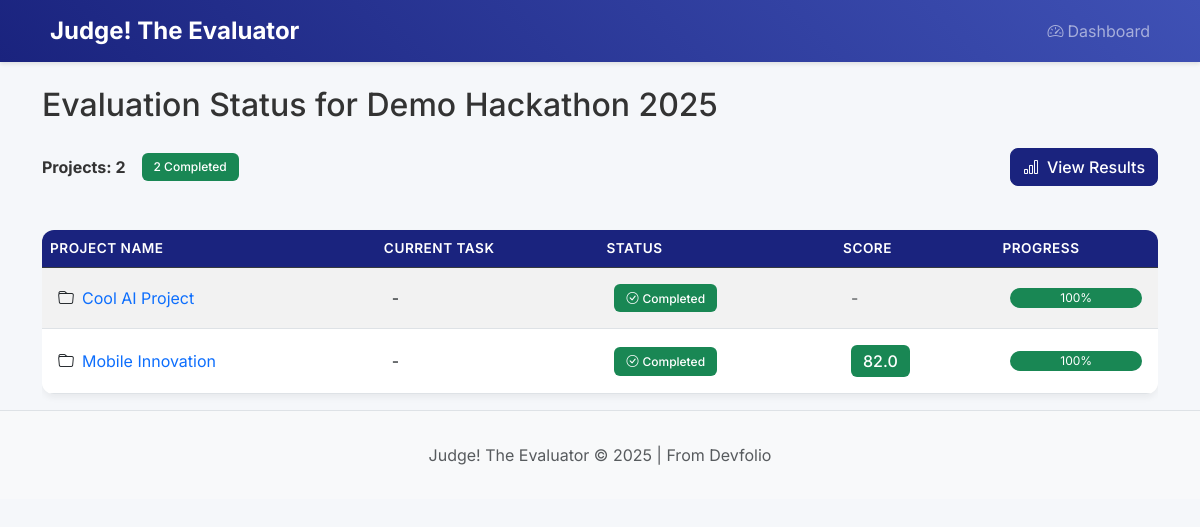
The page /evaluation/1 on the database as committed earlier.
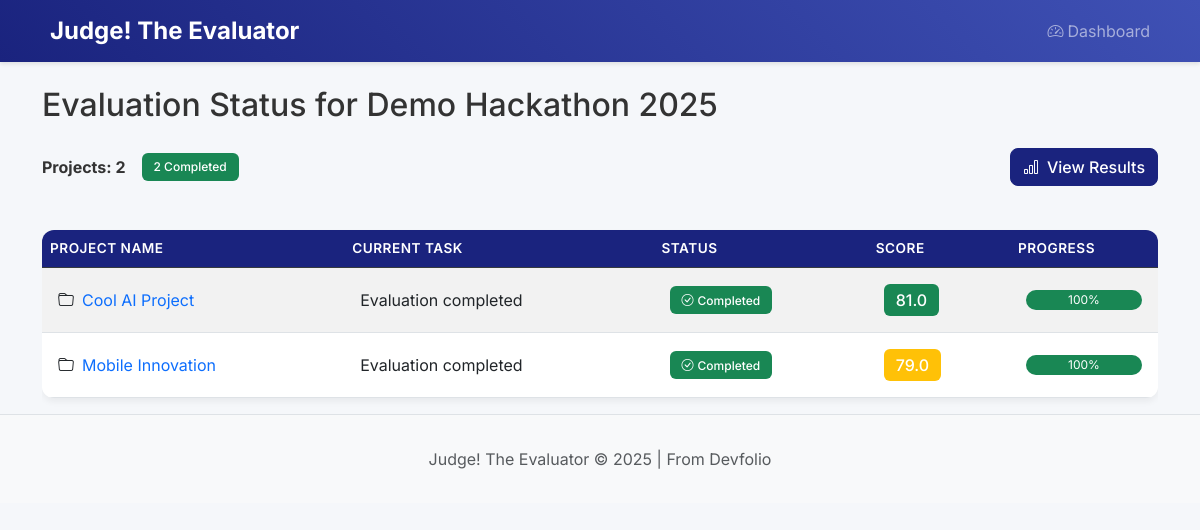
The same page on the database as committed later.
### app/models/database.py (models this page shows)
class Hackathon(db.Model):
    id = db.Column(db.Integer, primary_key=True)
    name = db.Column(db.String(100), nullable=False)
    url = db.Column(db.String(200), nullable=False)
    created_at = db.Column(db.DateTime, default=datetime.utcnow)

class Project(db.Model):
    id = db.Column(db.Integer, primary_key=True)
    hackathon_id = db.Column(db.Integer, db.ForeignKey('hackathon.id'), nullable=False)
    name = db.Column(db.String(100), nullable=False)
    devfolio_link = db.Column(db.String(200), nullable=False)
    github_link = db.Column(db.String(200), nullable=False)
    video_link = db.Column(db.String(200), nullable=False)
    tracks = db.Column(db.String(200))
    deployed_link = db.Column(db.String(200))
    score = db.Column(db.Float, default=0.0)
    evaluation_status = db.Column(db.String(20), default='pending')
    evaluation_details = db.Column(db.Text)
    created_at = db.Column(db.DateTime, default=datetime.utcnow)

### app/main.py (the view)
@app.route('/evaluation/<int:hackathon_id>')
def evaluation(hackathon_id):
    hackathon = Hackathon.query.get_or_404(hackathon_id)
    projects = Project.query.filter_by(hackathon_id=hackathon_id).all()
    return render_template('evaluation.html', hackathon=hackathon, projects=projects)

### app/__init__.py (called while the page is built)
@app.template_filter('json_extract')
def json_extract_filter(json_str, key):
    try:
        if not json_str:
            return None
        data = json.loads(json_str)
        return data.get(key)
    except:
        return None

### app/templates/evaluation.html (shortened to what this page needs)
{% extends "base.html" %}
{% block content %}
<h2 class="mb-4">Evaluation Status for {{ hackathon.name }}</h2>
<div class="d-flex justify-content-between align-items-center mb-4">
    <div class="d-flex align-items-center">
        <span class="fw-bold">Projects: {{ projects|length }}</span>
        <span class="ms-3">
            {%- set completed = projects|selectattr('evaluation_status', 'equalto', 'completed')|list|length -%}
            <span class="badge bg-success">{{ completed }} Completed</span>
            {%- set evaluating = projects|selectattr('evaluation_status', 'equalto', 'evaluating')|list|length -%}
            {%- set pending = projects|selectattr('evaluation_status', 'equalto', 'pending')|list|length -%}
        </span>
    </div>
    {% if completed < projects|length %}
        <button id="startEvaluation" class="btn btn-success" onclick="startEvaluation({{ hackathon.id }})">
            <i class="bi bi-play-circle me-2"></i>Start Evaluation
        </button>
    {% else %}
        <a href="/results/{{ hackathon.id }}" class="btn btn-primary">
            <i class="bi bi-bar-chart me-2"></i>View Results
        </a>
    {% endif %}
</div>
<div class="table-responsive">
    <table class="table table-striped table-hover">
        <thead class="table-dark">
            <tr>
                <th>Project Name</th>
                <th>Current Task</th>
                <th>Status</th>
                <th>Score</th>
                <th>Progress</th>
            </tr>
        </thead>
        <tbody id="projectsTable">
            {% for project in projects %}
            <tr data-project-id="{{ project.id }}">
                <td>
                    <div class="d-flex align-items-center">
                        <i class="bi bi-folder me-2"></i>
                        <a href="{{ project.devfolio_link }}" target="_blank" class="text-decoration-none">
                            {{ project.name }}
                        </a>
                    </div>
                </td>
                <td class="current-task">
                    {{ project.evaluation_details|default('-', true)|json_extract('current_task')|default('-', true) }}
                </td>
                <td>
                    {% if project.evaluation_status == 'completed' %}
                        <span class="badge bg-success"><i class="bi bi-check-circle me-1"></i>Completed</span>
                    {% elif project.evaluation_status == 'evaluating' %}
                        <span class="badge bg-warning">
                            <span class="spinner-border spinner-border-sm me-1" role="status"></span>
                            Evaluating
                        </span>
                    {% elif project.evaluation_status == 'error' %}
                        <span class="badge bg-danger"><i class="bi bi-exclamation-circle me-1"></i>Error</span>
                    {% else %}
                        <span class="badge bg-secondary">Pending</span>
                    {% endif %}
                </td>
                <td>
                    {% if project.score > 0 %}
                        <span class="badge bg-{% if project.score >= 80 %}success{% elif project.score >= 60 %}warning{% else %}danger{% endif %} fs-6">
                            {{ project.score|round(1) }}
                        </span>
                    {% else %}
                        <span class="text-muted">-</span>
                    {% endif %}
                </td>
                <td>
                    <div class="progress" style="height: 20px;">
                        {% if project.evaluation_status == 'completed' %}
                            <div class="progress-bar bg-success" role="progressbar" style="width: 100%">100%</div>
                        {% elif project.evaluation_status == 'evaluating' %}
                            <div class="progress-bar progress-bar-striped progress-bar-animated" role="progressbar" style="width: 50%">50%</div>
                        {% elif project.evaluation_status == 'error' %}
                            <div class="progress-bar bg-danger" role="progressbar" style="width: 100%">Error</div>
                        {% else %}
                            <div class="progress-bar bg-light" role="progressbar" style="width: 0%">0%</div>
                        {% endif %}
                    </div>
                </td>
            </tr>
            {% endfor %}
        </tbody>
    </table>
</div>
{% endblock %}

### app/templates/base.html (shortened to what this page needs)
<!DOCTYPE html>
<html lang="en">
<head>
    <link href="https://cdn.jsdelivr.net/npm/bootstrap@5.3.0/dist/css/bootstrap.min.css" rel="stylesheet">
    <link rel="stylesheet" href="https://cdn.jsdelivr.net/npm/bootstrap-icons@1.11.1/font/bootstrap-icons.css">
    <link rel="stylesheet" href="{{ url_for('static', filename='css/style.css') }}">
</head>
<body>
    <nav class="navbar navbar-expand-lg navbar-dark">
        <div class="container">
            <a class="navbar-brand" href="/">
                Judge! The Evaluator
            </a>
            <div class="collapse navbar-collapse" id="navbarNav">
                <ul class="navbar-nav ms-auto">
                    <li class="nav-item">
                        <a class="nav-link" href="/dashboard">
                            <i class="bi bi-speedometer2 me-1"></i>Dashboard
                        </a>
                    </li>
                </ul>
            </div>
        </div>
    </nav>
    <div class="container mt-4">
        {% block content %}{% endblock %}
    </div>
    <footer class="footer mt-auto">
        <div class="container text-center">
            <span class="text-muted">Judge! The Evaluator © 2025 | From Devfolio</span>
        </div>
    </footer>
</body>
</html>

### app/static/css/style.css (style rules this page uses)
body { background-color: #f5f7fa; font-family: 'Inter', sans-serif; color: #333; }
.navbar { background: linear-gradient(45deg, #1a237e, #3f51b5) !important; box-shadow: 0 2px 4px rgba(0,0,0,0.1); }
.navbar-brand { font-weight: 700; color: #ffffff !important; font-size: 1.5rem; }
.btn { border-radius: 8px; font-weight: 500; transition: all 0.3s ease; }
.btn-primary { background-color: #1a237e; border-color: #1a237e; }
.table { margin-top: 20px; background: white; border-radius: 12px; overflow: hidden; box-shadow: 0 4px 6px rgba(0,0,0,0.05); }
.table th { background-color: #1a237e !important; color: white !important; font-weight: 600; text-transform: uppercase; font-size: 0.85rem; letter-spacing: 0.5px; }
.table td { vertical-align: middle; padding: 1rem; }
.progress { height: 20px; background-color: #e9ecef; border-radius: 10px; overflow: hidden; }
.progress-bar { transition: width 0.6s ease; }
.badge { padding: 0.5rem 0.75rem; font-weight: 500; border-radius: 6px; }
.footer { margin-top: 3rem; padding: 2rem 0; background-color: #f8f9fa; border-top: 1px solid #dee2e6; }

Rows that differ between the two databases and show on the page:
changed Project "Cool AI Project": evaluation_details|json_extract "-" → "Evaluation completed"; score (not shown) → "81.0"; no longer shows "-"
changed Project "Mobile Innovation": evaluation_details|json_extract "-" → "Evaluation completed"; score "82.0" → "79.0"
